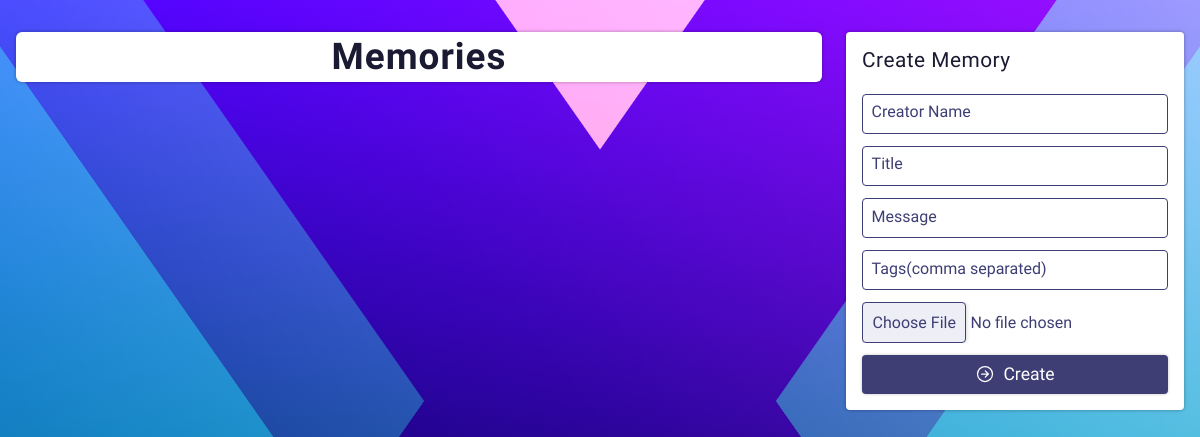
Page /home on the earlier database version.
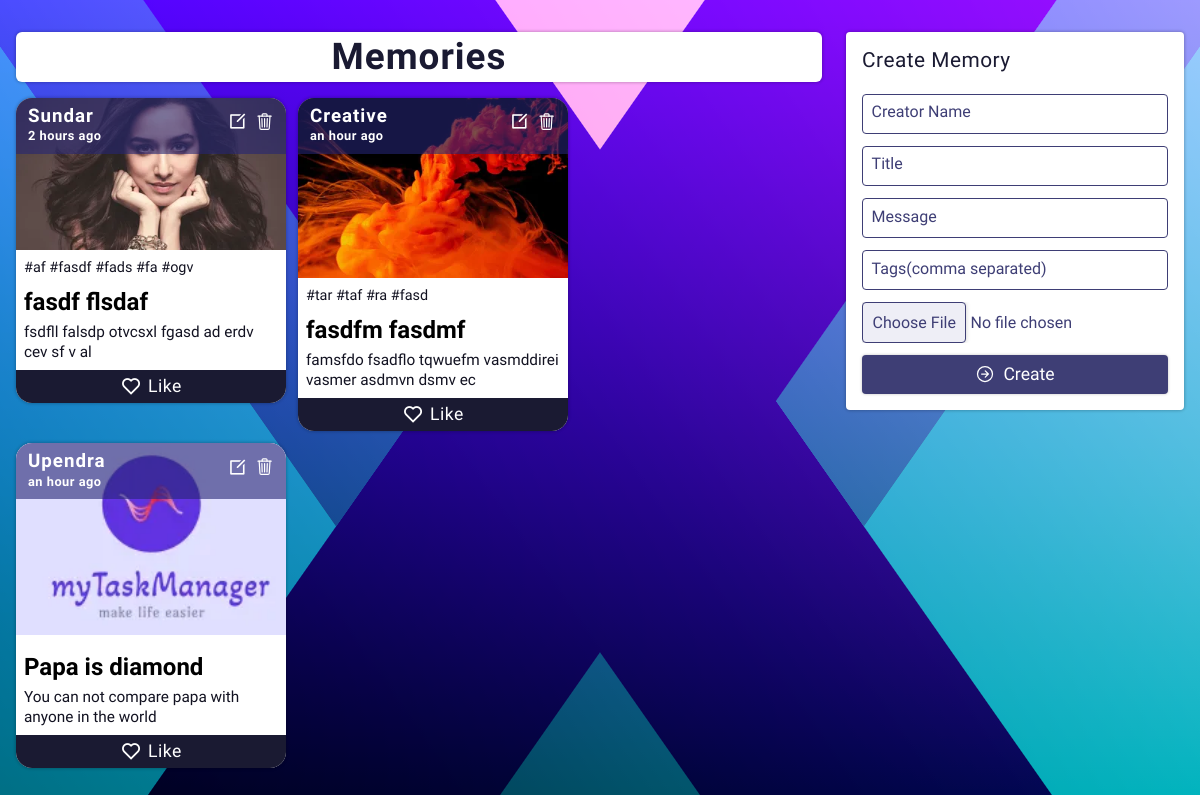
Same page on the later database version.
### app.py (models this page shows)
class Memory(db.Model):
    __tablename__ = "memories"
    id = db.Column(db.Integer, primary_key=True)
    creator = db.Column(db.String(30), nullable=False)
    title = db.Column(db.String(50), nullable=False)
    message = db.Column(db.Text, nullable=False)
    tags = db.Column(db.String(50))
    image = db.Column(db.String(30), nullable=False)
    created_on = db.Column(db.DateTime, nullable=False, default=datetime.utcnow)
    total_likes = db.relationship("Like", backref="liked_memory", cascade="all, delete-orphan, delete", lazy="dynamic")

### app.py (the view, shortened to what this page needs)
@app.route("/", methods=["GET", "POST"])
@app.route("/home", methods=["GET", "POST"])
def home():
    allMemories = Memory.query.all()
    return render_template("home.html", title="Memories", memories=allMemories)

### templates/home.html (shortened to what this page needs)
<!DOCTYPE html>
<html lang="en">
  <head>
    <link
      href="https://cdn.jsdelivr.net/npm/remixicon@2.5.0/fonts/remixicon.css"
      rel="stylesheet"
    />
    <link
      rel="stylesheet"
      href="{{url_for('static',filename='css/home.css')}}"
    />
  </head>
  <body>
    <main class="memories--container">
      <section class="memories__cards--container">
        <h1 class="memories__container--title">Memories</h1>
        <div class="memories__cards">
          {% for memory in memories %}
          <div class="card" id="card-{{memory.id}}">
            <div class="card__header">
              <picture>
                <source
                  srcset="{{url_for('static',filename='images/'+memory.image.split('.')[0] + '.webp')}}"
                type="image/webp"/>
                <source
                  srcset="{{url_for('static',filename='images/'+memory.image)}}"
                />
                <img
                  src="{{url_for('static',filename='images/'+memory.image)}}"
                  alt="Card Image"
                  class="card__image"
                />
              </picture>
              <div class="card__info">
                <div class="card__author">
                  <h3>{{memory.creator}}</h3>
                  <h5>{{moment(memory.created_on).fromNow(refresh=True)}}</h5>
                </div>
                <div class="card__header--btns">
                  <button class="card__edit--btn card__btn" title="Edit Memory">
                    <i class="ri-edit-box-line"></i>
                  </button>
                  <button
                    class="card__delete--btn card__btn"
                    title="Delete Memory"
                  >
                    <ion-icon name="trash-outline"></ion-icon>
                  </button>
                </div>
              </div>
            </div>
            <div class="card__body">
              <p class="card__tags">
                {% for tag in memory.tags.split(',') %}{% if tag
                %}<span>#{{tag}}</span>{% endif %} {% endfor%}
              </p>
              <h2 class="card__title">{{memory.title}}</h2>
              <p class="card__message">{{memory.message}}</p>
            </div>
            <div class="card__footer">
              <button class="card__like--btn">
                <i class="ri-heart-line"></i>
                <span>Like</span>
              </button>
            </div>
          </div>
          {% endfor %}
        </div>
      </section>
      <form
        method="post"
        class="form"
        autocomplete="off"
        enctype="multipart/form-data"
        spellcheck="false"
      >
        <legend>Create Memory</legend>
        <div class="form__group">
          <input
            type="text"
            name="creator"
            class="form__input creator__name--field"
            id="creator"
            placeholder=""
            min="5"
            max="30"
            required
          />
          <label class="form__input__label" for="creator">Creator Name</label>
        </div>
        <div class="form__group">
          <input
            type="text"
            name="title"
            class="form__input memory__title--field"
            id="title"
            placeholder=""
            min="10"
            max="50"
            required
          />
          <label class="form__input__label" for="title">Title</label>
        </div>
        <div class="form__group">
          <input
            type="text"
            name="message"
            class="form__input memory__message--field"
            id="message"
            placeholder=""
            min="10"
            max="300"
            required
          />
          <label class="form__input__label" for="message">Message</label>
        </div>
        <div class="form__group">
          <input
            type="text"
            name="tags"
            class="form__input memory__tags--field"
            id="tags"
            placeholder=""
          />
          <label class="form__input__label" for="tags"
            >Tags(comma separated)</label
          >
        </div>
        <div class="form__group form__file__group">
          <input
            type="file"
            name="image"
            class="memory__image--field"
            id="file"
            required
            accept="image/png, image/jpeg, image/jpg, image/gif"
          />
        </div>
        <div class="form__submit__group">
          <button type="submit" name="create">
            <ion-icon name="arrow-forward-circle-outline"></ion-icon>
            <span>Create</span>
          </button>
        </div>
      </form>
    </main>
  </body>
</html>

Differences in the rows shown:
added Memory: shows a picture, creator "Sundar", created_on "2 hours ago", tag "af" "fasdf" "fads" "fa" "ogv", title "fasdf flsdaf", message "fsdfll falsdp otvcsxl fgasd ad erdv cev sf v al"
added Memory: shows a picture, creator "Creative", created_on "an hour ago", tag "tar" "taf" "ra" "fasd", title "fasdfm fasdmf", message "famsfdo fsadflo tqwuefm vasmddirei vasmer asdmvn dsmv ec"
added Memory: shows a picture, creator "Upendra", created_on "an hour ago", title "Papa is diamond", message "You can not compare papa with anyone in the world"
